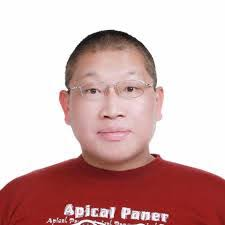
#> input picture blodbrother.jpg, 225 x 225 px
$ jupyter execute HW5.ipynb
#> lines starting #> are read from the running program, lines starting #| are printed output that depends on the picture
[cell 1]
from skimage import io,data
import matplotlib.pyplot as plt
import numpy as np

img=io.imread('blodbrother.jpg')
#> img is the input picture: shape (225, 225, 3); mean R, G, B 211.3, 177.7, 176.6
rows,cols,dims=img.shape
#> rows = 225; cols = 225; dims = 3

row1 = int(rows/2)
#> row1 = 112
img1 = np.uint8(np.zeros((rows,cols,3)))

img2 = np.uint8(np.zeros((rows,cols,3)))

img3 = np.uint8(np.zeros((rows,cols,3)))

img4=img.copy()
col4 = int(cols/2)
#> col4 = 112

img5=img.copy()

row6 = int(rows/3)
#> row6 = 75
col6 = int(cols/3)
#> col6 = 75
img6 = np.uint8(np.zeros((row6,col6,3)))

row7 = int(rows*2)
#> row7 = 450
col7 = int(cols*2)
#> col7 = 450
img7 = np.uint8(np.zeros((row7,col7,3)))

img8 = np.uint8(np.zeros((cols,rows,3)))

img9 = np.uint8(np.zeros((rows,cols,3)))

plt.figure(num='Bro',figsize=(12,12))#1 inch = 0.39cm

#origin
plt.subplot(3,3,5)
plt.title('origin image')
plt.imshow(img5)

#half down
for i in range(0,row1):
    for j in range(0,cols):
        for k in range(0,3):
            img1[i,j,k] = img[rows-row1+i,j,k]
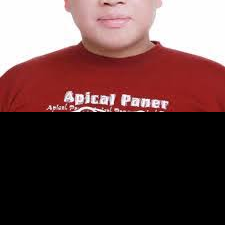
#> img1: shape (225, 225, 3); mean R, G, B 94.3, 65.3, 65.1
for i in range(row1,rows):
    for j in range(0,cols):
        for k in range(0,3):
            img1[i,j,k] = img[i,j,k]
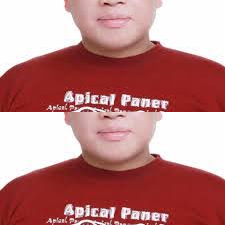
#> img1: shape (225, 225, 3); mean R, G, B 189.6, 131.7, 131.2
plt.subplot(3,3,1)
plt.title('half down')
plt.imshow(img1)

#mirror updown
for i in range(0,rows):
    for j in range(0,cols):
        for k in range(0,3):
            img2[i,j,k] = img[rows-1-i,j,k]
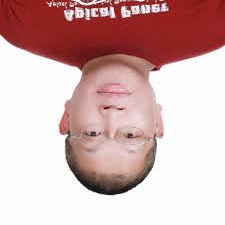
#> img2: shape (225, 225, 3); mean R, G, B 211.3, 177.7, 176.6
plt.subplot(3,3,2)
plt.title('mirror updown')
plt.imshow(img2)

#mirror leftright
for i in range(0,rows):
    for j in range(0,cols):
        for k in range(0,3):
            img3[i,j,k] = img[i,cols-1-j,k]
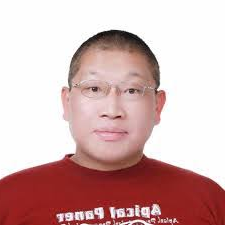
#> img3: shape (225, 225, 3); mean R, G, B 211.3, 177.7, 176.6
plt.subplot(3,3,3)
plt.title('mirror leftright')
plt.imshow(img3)
io.imsave('mirrorleftright.jpg',img3)

#half left
for i in range(0,rows):
    for j in range(0,col4):
        for k in range(0,3):
            img4[i,j,k] = img4[i,j,k]
for i in range(0,rows):
    for j in range(col4,cols):
        for k in range(0,3):
            img4[i,j,k] = img4[i,j-col4,k]
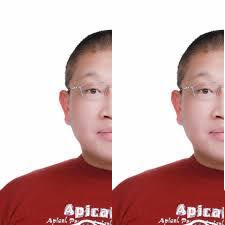
#> img4: shape (225, 225, 3); mean R, G, B 208.9, 176.6, 175.3
plt.subplot(3,3,4)
plt.title('half left')
plt.imshow(img4)

#decrease to 1/3
for i in range(0,row6):
    for j in range(0,col6):
        for k in range(0,3):
            sum = 0
            for l in range(0,3):
                for m in range(0,3):
                    sum = sum + img[3*i+l,3*j+m,k]
            img6[i,j,k] = np.uint8(sum/9)
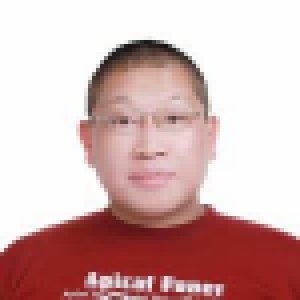
#> img6: shape (75, 75, 3) (shown 4 times larger); mean R, G, B 211, 177.5, 176.4
plt.subplot(3,3,6)
plt.title('decrease 1/3')
plt.imshow(img6)

#magnify 4 times
for i in range(0,rows):
    for j in range(0,cols):
        for k in range(0,3):
            for l in range(2*i,2*(i+1)):
                for m in range(2*j,2*(j+1)):
                    img7[l,m,k] = img[i,j,k]
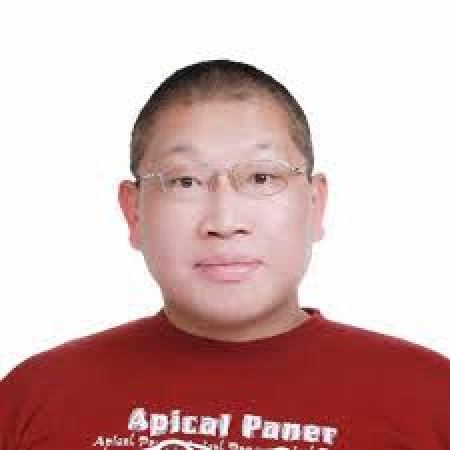
#> img7: shape (450, 450, 3); mean R, G, B 211.3, 177.7, 176.6
plt.subplot(3,3,7)
plt.title('magnify 2 times')
plt.imshow(img7)

#rotate right 90 degree
for i in range(0,rows):
    for j in range(0,cols):
        for k in range(0,3):
            img8[j,rows-1-i,k] = img[i,j,k]
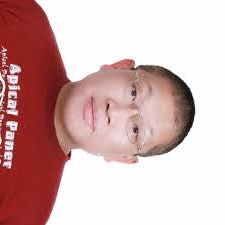
#> img8: shape (225, 225, 3); mean R, G, B 211.3, 177.7, 176.6
plt.subplot(3,3,8)
plt.title('rotate right 90')
plt.imshow(img8)

#rotate 180 degree
for i in range(0,rows):
    for j in range(0,cols):
        for k in range(0,3):
            img9[rows-1-i,cols-1-j,k] = img[i,j,k]
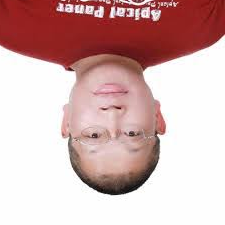
#> img9: shape (225, 225, 3); mean R, G, B 211.3, 177.7, 176.6
plt.subplot(3,3,9)
plt.title('rotate 180')
plt.imshow(img9)
plt.show()
